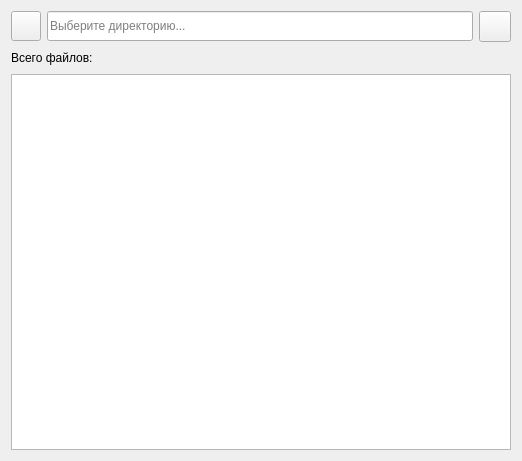
<?xml version="1.0" encoding="UTF-8"?>
<ui version="4.0">
 <class>controllers::MainWindow</class>
 <widget class="QMainWindow" name="controllers::MainWindow">
  <property name="geometry">
   <rect>
    <x>0</x>
    <y>0</y>
    <width>522</width>
    <height>461</height>
   </rect>
  </property>
  <property name="minimumSize">
   <size>
    <width>0</width>
    <height>0</height>
   </size>
  </property>
  <property name="windowTitle">
   <string>Monitor</string>
  </property>
  <property name="windowIcon">
   <iconset resource="main.qrc">
    <normaloff>:/pic/pic/main.PNG</normaloff>:/pic/pic/main.PNG</iconset>
  </property>
  <property name="iconSize">
   <size>
    <width>64</width>
    <height>64</height>
   </size>
  </property>
  <widget class="QWidget" name="centralWidget">
   <layout class="QGridLayout" name="gridLayout">
    <item row="0" column="0">
     <layout class="QHBoxLayout" name="horizontalLayout">
      <item>
       <widget class="QPushButton" name="pb_Watch">
        <property name="maximumSize">
         <size>
          <width>30</width>
          <height>30</height>
         </size>
        </property>
        <property name="toolTip">
         <string>Включить / отключить режим слежения (Ctrl + R)</string>
        </property>
        <property name="text">
         <string/>
        </property>
        <property name="icon">
         <iconset resource="main.qrc">
          <normaloff>:/pic/pic/watch.PNG</normaloff>:/pic/pic/watch.PNG</iconset>
        </property>
        <property name="iconSize">
         <size>
          <width>24</width>
          <height>24</height>
         </size>
        </property>
        <property name="shortcut">
         <string>Ctrl+R</string>
        </property>
        <property name="checkable">
         <bool>true</bool>
        </property>
        <property name="default">
         <bool>false</bool>
        </property>
       </widget>
      </item>
      <item>
       <widget class="QLineEdit" name="le_Path">
        <property name="minimumSize">
         <size>
          <width>0</width>
          <height>30</height>
         </size>
        </property>
        <property name="placeholderText">
         <string>Выберите директорию...</string>
        </property>
        <property name="clearButtonEnabled">
         <bool>true</bool>
        </property>
       </widget>
      </item>
      <item>
       <widget class="QToolButton" name="pb_Path">
        <property name="minimumSize">
         <size>
          <width>30</width>
          <height>30</height>
         </size>
        </property>
        <property name="toolTip">
         <string>Выбрать директорию (CTRL + O)</string>
        </property>
        <property name="text">
         <string/>
        </property>
        <property name="icon">
         <iconset resource="main.qrc">
          <normaloff>:/pic/pic/open.PNG</normaloff>:/pic/pic/open.PNG</iconset>
        </property>
        <property name="iconSize">
         <size>
          <width>24</width>
          <height>24</height>
         </size>
        </property>
        <property name="shortcut">
         <string>Ctrl+O</string>
        </property>
       </widget>
      </item>
     </layout>
    </item>
    <item row="1" column="0">
     <layout class="QHBoxLayout" name="horizontalLayout_2">
      <item>
       <widget class="QLabel" name="lbl_Files">
        <property name="text">
         <string>Всего файлов:</string>
        </property>
       </widget>
      </item>
      <item>
       <widget class="QLabel" name="lbl_FilesCount">
        <property name="text">
         <string/>
        </property>
       </widget>
      </item>
      <item>
       <spacer name="horizontalSpacer">
        <property name="orientation">
         <enum>Qt::Horizontal</enum>
        </property>
        <property name="sizeHint" stdset="0">
         <size>
          <width>40</width>
          <height>20</height>
         </size>
        </property>
       </spacer>
      </item>
     </layout>
    </item>
    <item row="2" column="0">
     <widget class="QTableWidget" name="tw_Table">
      <property name="minimumSize">
       <size>
        <width>314</width>
        <height>0</height>
       </size>
      </property>
      <property name="sizeAdjustPolicy">
       <enum>QAbstractScrollArea::AdjustToContents</enum>
      </property>
      <property name="editTriggers">
       <set>QAbstractItemView::NoEditTriggers</set>
      </property>
      <attribute name="horizontalHeaderVisible">
       <bool>true</bool>
      </attribute>
      <attribute name="horizontalHeaderCascadingSectionResizes">
       <bool>false</bool>
      </attribute>
      <attribute name="horizontalHeaderStretchLastSection">
       <bool>false</bool>
      </attribute>
      <attribute name="verticalHeaderVisible">
       <bool>false</bool>
      </attribute>
      <attribute name="verticalHeaderCascadingSectionResizes">
       <bool>false</bool>
      </attribute>
      <attribute name="verticalHeaderStretchLastSection">
       <bool>false</bool>
      </attribute>
     </widget>
    </item>
   </layout>
  </widget>
 </widget>
 <layoutdefault spacing="6" margin="11"/>
 <resources>
  <include location="main.qrc"/>
 </resources>
 <connections/>
</ui>
